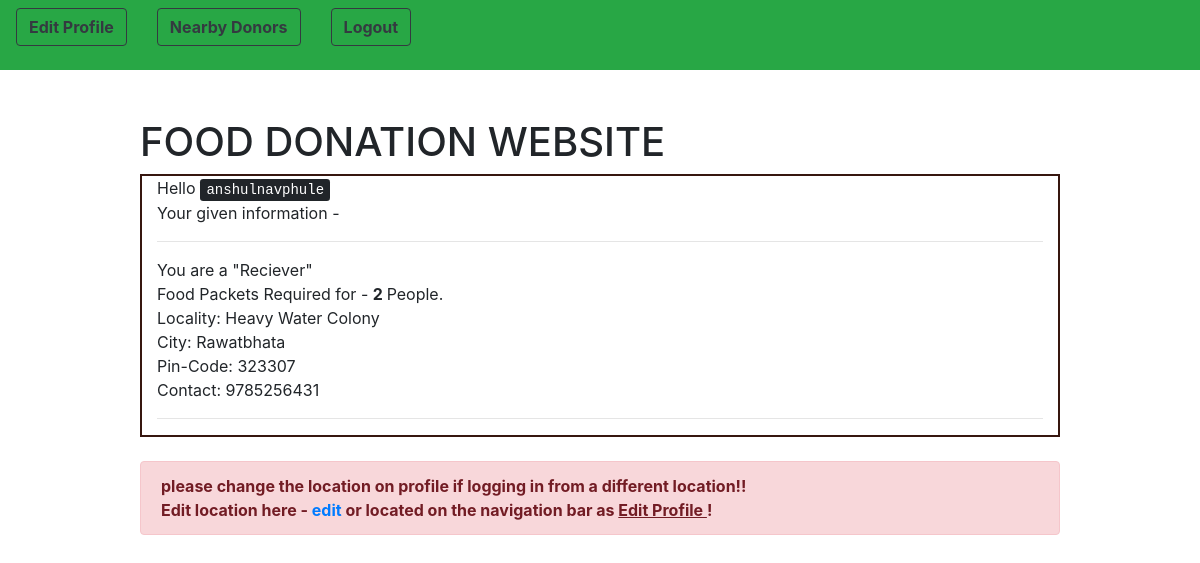
Before: / (signed in) with the older database file.
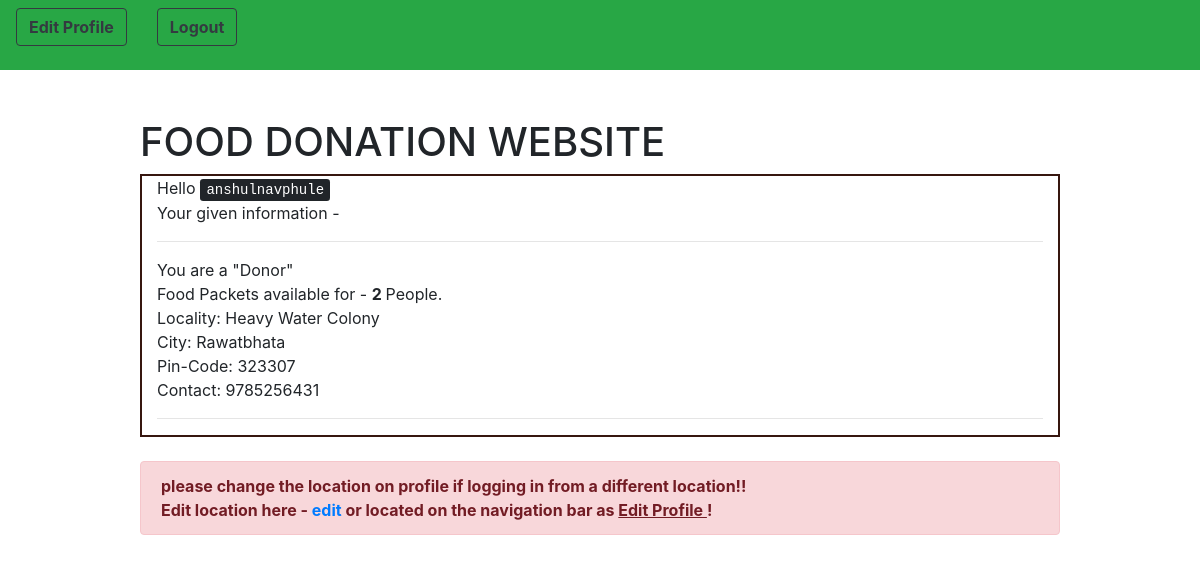
After: the same page with the newer database file.
### customUser/models.py (models this page shows, shortened)
class CustomUser(AbstractUser):
    pin_code = models.IntegerField(null = True)
    contact_no = models.IntegerField(null = True)
    resources = models.IntegerField(null = True) # no. of persons avability/requirement
    locality = models.CharField(max_length = 100)
    city = models.CharField(max_length = 50)
    """CHOICES=[('0','Donor'),
                     ('1','Reciever')]"""
    user_type = models.IntegerField(null = True) # 0 - Donor 1 - Reciever

### templates/home.html (shortened to what this page needs)
{% extends 'base_with_home.html' %}
{% load crispy_forms_tags %}
{% block navigation %}
	<div class = "row">
	{% if user.is_authenticated %}
			<div class = "col">
				<form method = "get" action = "{% url 'edit_profile' %}">
					<button type = "submit" class = "btn btn-outline-dark navbar-btn"> <strong> Edit Profile</strong></button>
				</form>
			</div>
			{% if user.user_type == 1 %}
			<div class = "col">
				<form method = "post" action = "{% url 'showNearbyDonors' %}"> {%csrf_token%}
					<button type = "submit" class = "btn btn-outline-dark navbar-btn"><strong> Nearby Donors </strong> </button>
				</form>
			</div>
			{% endif %}
			<div class = "col">
				<form method = "post" action = "{% url 'logout' %}">
					<button type = "submit" class = "btn btn-outline-dark navbar-btn"> <strong> Logout</strong></button>
				</form>
			</div>
		{% endif %}
				</div>
{% endblock %}
{% block content %}
	<h1> FOOD DONATION WEBSITE </h1>
<div class = "container-fluid" style="border:2px solid #36160F;">
	{% if user.is_authenticated %}
			Hello <kbd> {{ user.username }} </kbd>
		 <br> Your given information - <br> <hr>
		 	{% if user.user_type == 0 %}
				You are a "Donor"<br>
				Food Packets available for - <strong> {{ user.resources }} </strong> People.<br>
			{% else %}
				You are a "Reciever"<br>
				Food Packets Required for - <strong> {{user.resources}} </strong> People.<br>
			{% endif %}
			Locality: {{ user.locality }} <br>
			City: {{ user.city }} <br>
			Pin-Code: {{ user.pin_code }} <br>
			Contact: {{ user.contact_no }} <br> <hr>
</div>
<br>
      <div class="alert alert-danger alert-dismissible fade show">
   <strong> please change the location on profile if logging in from a different location!! <br>
          Edit location here - <a href = "{% url 'edit_profile' %}"> edit </a> or located on the navigation bar as <u>Edit Profile </u>!
        </strong>
  </div>
<br>
	{% else %}
	<br>
	<div class = "container-fluid">
		<h4> <kbd> You are not logged in! </kbd><br> <br>  </h4>
	</div>
	{% endif %}
{% endblock %}

Changed rows visible on the page:
changed CustomUser "Heavy Water Colony": user_type 1 → 0 (drawn)
Other visible differences:
text no longer shown: "Nearby Donors You are a \"Reciever\" Food Packets Required for -"
text now shown: "You are a \"Donor\" Food Packets available for -"
